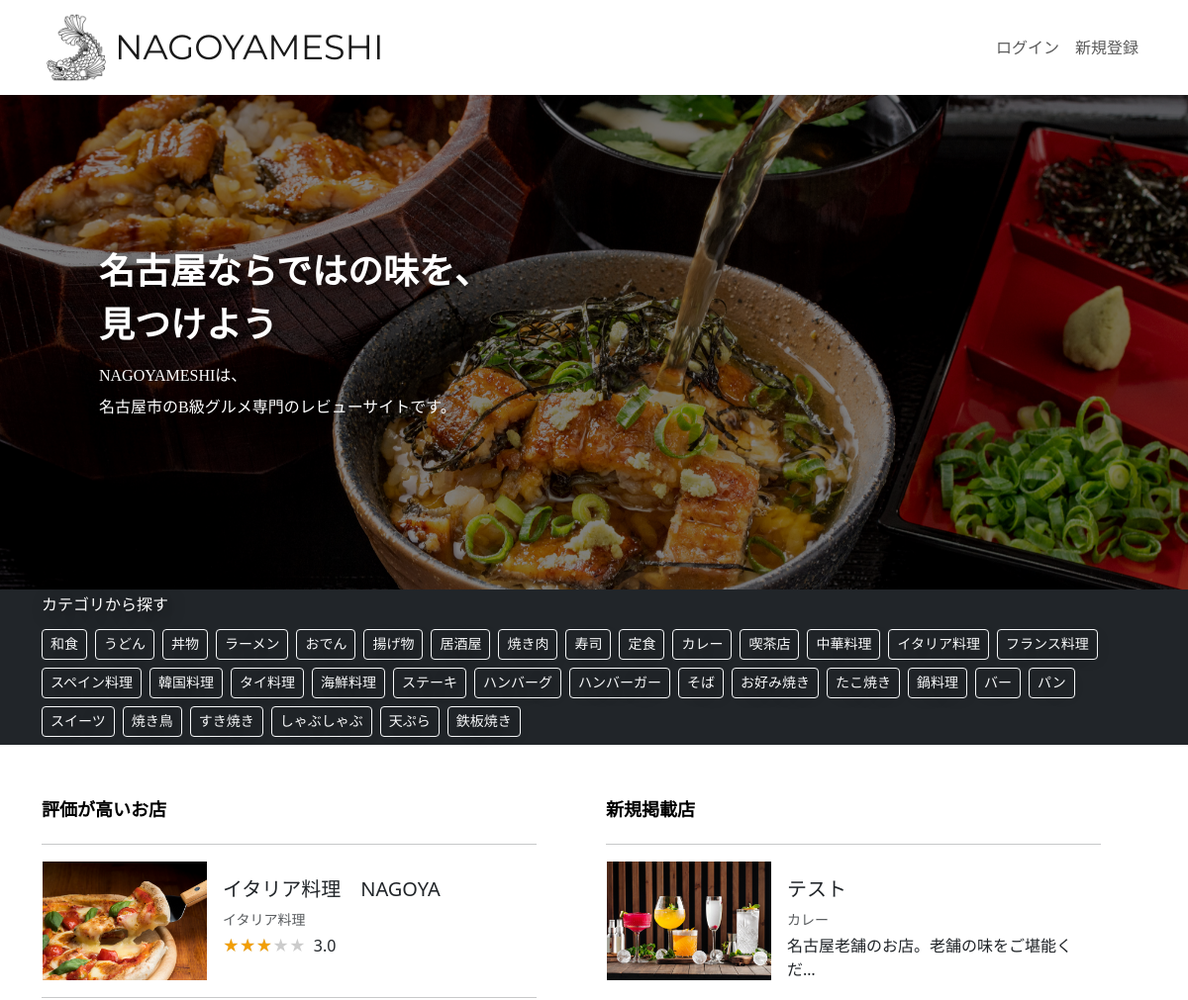
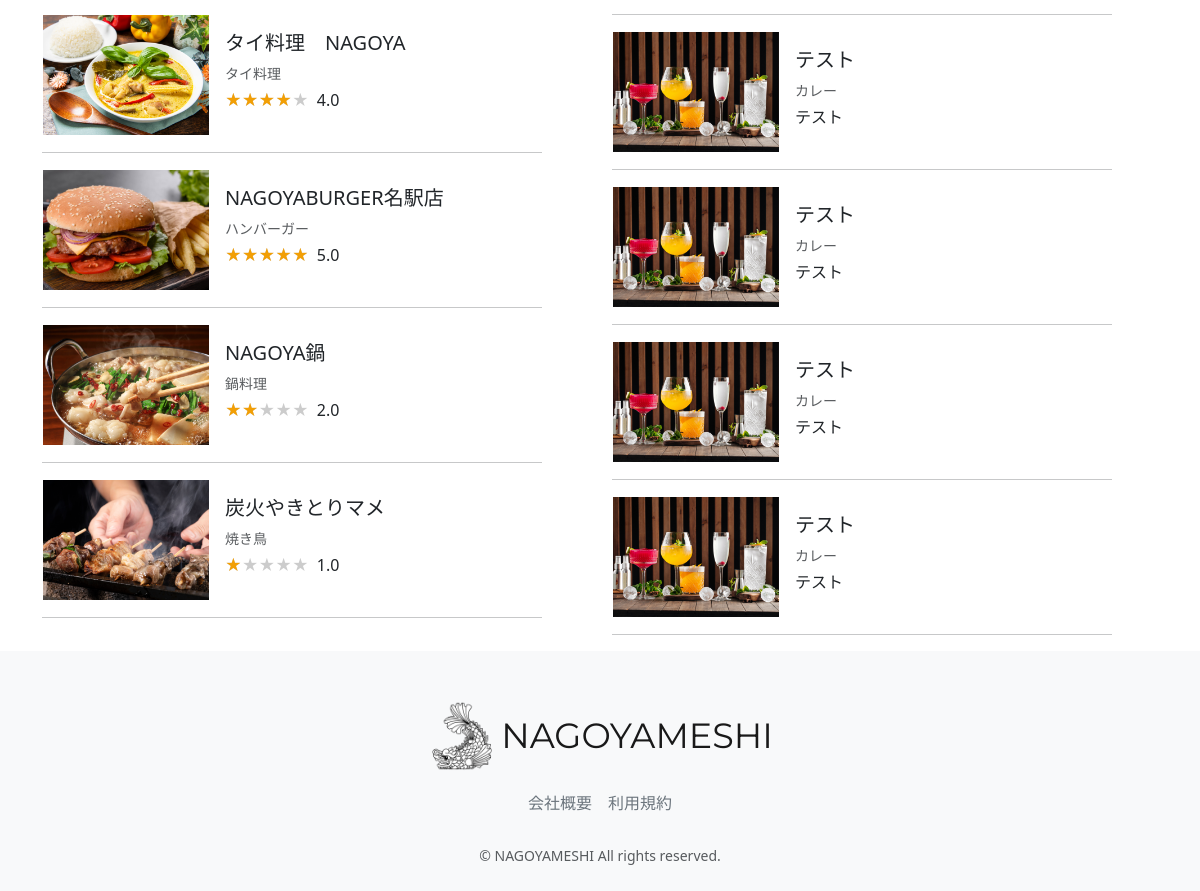
The page / on the database its author committed (2 pictures, top to bottom).
### restaurant/models.py (models this page shows, shortened)
class Category(models.Model):
    name = models.CharField(verbose_name="カテゴリー名", max_length=64)
    photo = models.ImageField(verbose_name="写真", blank=True, null=True)
    class Meta:
        verbose_name = 'カテゴリー一覧'
        verbose_name_plural = "テゴリー一覧"
    def __str__(self):
        return self.name

class Restaurant(models.Model):
    name = models.CharField(verbose_name="店舗名", max_length=64)
    description = models.CharField(verbose_name="説明", max_length=128)
    price = models.CharField(verbose_name="価格帯", max_length=32)
    zip_code = models.CharField(verbose_name="郵便番号", max_length=32)
    address = models.CharField(verbose_name="住所", max_length=128)
    business_time = models.CharField(verbose_name="営業時間", max_length=64)
    close_day_of_week = models.CharField(verbose_name="定休日", max_length=32)
    seats_number = models.CharField(verbose_name="座席数", max_length=32)
    category = models.ForeignKey(
        Category, verbose_name="カテゴリー", on_delete=models.PROTECT
    )
    rate = models.FloatField(verbose_name="レート", default=0.0)
    review_num = models.IntegerField(verbose_name="レビュー数", default=0)
    reservation_num = models.IntegerField(verbose_name="予約数", default=0)
    photo = models.ImageField(verbose_name="写真", blank=True, null=True)
    created_at = models.DateTimeField(verbose_name="作成日時", auto_now_add=True)
    updated_at = models.DateTimeField(verbose_name="更新日時", auto_now=True)
    class Meta:
        verbose_name = '店舗一覧'
        verbose_name_plural = "店舗一覧"

### restaurant/views.py (the view)
# urls.py: path("", views.TopPageView.as_view(), name="top_page"),
class TopPageView(generic.ListView):
    template_name = "top_page.html"
    model = models.Restaurant
    queryset = models.Restaurant.objects.order_by("-rate")
    context_object_name = ""
    def get_context_data(self, **kwargs):
        if "price_session" in self.request.session:
            self.request.session["price_session"] = 0
        if "keyword_session" in self.request.session:
            self.request.session["keyword_session"] = ""
        if "category_session" in self.request.session:
            self.request.session["category_session"] = ""
        if "select_sort" in self.request.session:
            self.request.session["select_sort"] = "-created_at"
        context = super(TopPageView, self).get_context_data(**kwargs)
        category_list = models.Category.objects.all()
        new_restaurant_list = models.Restaurant.objects.all().order_by("-created_at")
        average_rate_list = []
        average_rate_star_list = []
        for restaurant in context["restaurant_list"]:
            average_rate = models.Review.objects.filter(
                restaurant=restaurant
            ).aggregate(Avg("rate"))
            average_rate = (
                average_rate["rate__avg"]
                if average_rate["rate__avg"] is not None
                else 0
            )
            average_rate_list.append(round(average_rate, 2))
            if average_rate % 1 == 0:
                average_rate = int(average_rate)
            else:
                average_rate = round(average_rate * 2) / 2
            average_rate_star_list.append(average_rate)
        context.update(
            {
                "category_list": category_list,
                "new_restaurant_list": new_restaurant_list,
                "restaurant_list": zip(
                    self.queryset, average_rate_list, average_rate_star_list
                ),
            }
        )
        return context

### restaurant/templates/top_page.html (shortened to what this page needs)
{% extends 'layout/base.html' %}
{% load static %}
{% block stylesheet %}
<link rel="stylesheet" href="https://cdn.jsdelivr.net/npm/swiper@8/swiper-bundle.min.css">
{% endblock %}
{% block content %}
<main>
  <div>
    <div class="swiper">
      <div class="swiper-wrapper">
        <div class="swiper-slide"><img src="{% static 'images/main/main1.JPG' %}">
        </div>
        <div class="swiper-slide"><img src="{% static 'images/main/main3.JPG' %}">
        </div>
        <div class="d-flex align-items-center overlay-background">
          <div class="container nagoyameshi-container overlay-text">
            <h1 class="text-white catchphrase-heading">名古屋ならではの味を、<br>見つけよう</h1>
            <p class="text-white catchphrase-paragraph">NAGOYAMESHIは、<br>名古屋市のB級グルメ専門のレビューサイトです。</p>
          </div>
        </div>
      </div>
    </div>
  </div>
  <div class="bg-dark">
    <div class="container nagoyameshi-container">
      <h2 class="text-white catchphrase-paragraph">カテゴリから探す</h2>
      <div class="catchphrase-paragraph mb-5">
        {% for category in category_list %}
        {% if forloop.counter < 35 %}
        <a href="{% url 'restaurant_list' %}?category={{ category.name }}&button_type=category"  class="btn btn-outline-light btn-sm me-1 mb-2">{{ category.name }}</a>
        {% endif %}
        {% endfor %}
      </div>
    </div>
  </div>
  <div class="container nagoyameshi-container">
    <div class="row">
      <div class="col-sm-5 col-md-6">
        <div class="user-search-top-box">
          <h2 class="text-black catchphrase">評価が高いお店</h2>
          <hr width="100%">
          {% for restaurant,rate,rate_star in restaurant_list %}
          {% if forloop.counter <= 5 %}
          <a href="{% url 'restaurant_detail' restaurant.id %}" class="link-dark card-link">
            <div class="card mb-3  border-white" style="max-width: 500px;">
              <div class="row g-0">
                <div class="col-md-4">
                  {% if restaurant.photo %}
                  <img src="{{ restaurant.photo.url }}" class="vertical-card-image">
                  {% endif %}
                </div>
                <div class="col-md-8">
                  <div class="card-body">
                    <h5 class="card-title">{{ restaurant.name }}</h5>
                    <div class="text-muted small mb-1">
                      <div class="d-inline-block">
                        {{ restaurant.category }}
                      </div>
                    </div>
                    <p class="card-text">
                      <span class="star-rating me-1" data-rate="{{ rate_star }}"></span>
                      {{ rate }}
                    </p>
                  </div>
                </div>
              </div>
            </div>
          </a>
          <hr width="100%">
          {% endif %}
          {% endfor %}
        </div>
      </div>
      <div class="col-sm-5 offset-sm-2 col-md-6 offset-md-0">
        <div class="user-search-top-box">
          <h2 class="text-black catchphrase">新規掲載店</h2>
          <hr width="100%">
            {% for new_restaurant in new_restaurant_list %}
            {% if forloop.counter <= 5 %}
              <a href="{% url 'restaurant_detail' new_restaurant.id %}" class="link-dark card-link">
                <div class="card mb-3  border-white" style="max-width: 500px;">
                  <div class="row g-0">
                    <div class="col-md-4">
                      {% if new_restaurant.photo %}
                      <img src="{{ new_restaurant.photo.url }}" class="vertical-card-image">
                      {% endif %}
                    </div>
                    <div class="col-md-8">
                      <div class="card-body">
                        <h5 class="card-title">{{ new_restaurant.name }}</h5>
                        <div class="text-muted small mb-1">
                          <div class="d-inline-block">
                            {{ new_restaurant.category }}
                          </div>
                        </div>
                        <p class="card-text">{{ new_restaurant.description|truncatechars:20 }}</p>
                      </div>
                    </div>
                  </div>
                </div>
              </a>
              <hr width="100%">
              {% endif %}
            {% endfor %}
        </div>
      </div>
    </div>
  </div>
</main>
{% endblock %}

### static/css/nagoyameshi.css (style rules this page uses)
h1 { font-size: 1.5rem; }
h2 { font-size: 1.375rem; }
.user-search-top-box { max-width: 500px; }
a { text-decoration: none !important; }
.vertical-card-image { width: 100%; height: 120px; object-fit: cover; }
.swiper { width: 100%; height: 500px; }
.swiper img { width: 100%; height: 500px; object-fit: cover; }
.overlay-background { position: absolute; width: 100%; height: 100%; background-color: rgba(0, 0, 0, 0.5); z-index: 10; }
.overlay-text { padding: 0 70px; }
.catchphrase-heading { font-size: 36px; line-height: 1.5; font-family: 'Noto Serif JP', serif; font-weight: 600; text-shadow: 0.25rem 0.25rem 1rem rgb(0 0 0 / 60%); }
.catchphrase-paragraph { font-size: 16px; line-height: 2; font-family: 'Noto Serif JP', serif; font-weight: 400; text-shadow: 0.25rem 0.25rem 1rem rgb(0 0 0 / 60%); }
.catchphrase { font-size: 18px; line-height: 2; font-family: 'Noto Serif JP', serif; font-weight: bold; }
.card-link { transition: 0.3s; }
.star-rating { position: relative; z-index: 0; display: inline-block; white-space: nowrap; color: #CCCCCC; }
.star-rating:before, .star-rating:after { content: '★★★★★'; }
.star-rating:after { position: absolute; z-index: 1; top: 0; left: 0; overflow: hidden; white-space: nowrap; color: #F29F05; }
.star-rating[data-rate="5"]:after { width: 100%; }
.star-rating[data-rate="4"]:after { width: 80%; }
.star-rating[data-rate="3"]:after { width: 60%; }
.star-rating[data-rate="2"]:after { width: 40%; }
.star-rating[data-rate="1"]:after { width: 20%; }

### rows shown on the page
Category: name "和食"
Category: name "うどん"
Category: name "丼物"
Category: name "ラーメン"
Category: name "おでん"
Category: name "揚げ物"
Category: name "居酒屋"
Category: name "焼き肉"
Category: name "寿司"
Category: name "定食"
Category: name "カレー"
Category: name "喫茶店"
Category: name "中華料理"
Category: name "イタリア料理"
Category: name "フランス料理"
Category: name "スペイン料理"
Category: name "韓国料理"
Category: name "タイ料理"
Category: name "海鮮料理"
Category: name "ステーキ"
Category: name "ハンバーグ"
Category: name "ハンバーガー"
Category: name "そば"
Category: name "お好み焼き"
Category: name "たこ焼き"
Category: name "鍋料理"
Category: name "バー"
Category: name "パン"
Category: name "スイーツ"
Category: name "焼き鳥"
Category: name "すき焼き"
Category: name "しゃぶしゃぶ"
Category: name "天ぷら"
Category: name "鉄板焼き"
Restaurant: photo (picture), name "イタリア料理 NAGOYA", category "イタリア料理", rate "3.0"
Restaurant: photo (picture), name "タイ料理 NAGOYA", category "タイ料理", rate "4.0"
Restaurant: photo (picture), name "NAGOYABURGER名駅店", category "ハンバーガー", rate "5.0"
Restaurant: photo (picture), name "NAGOYA鍋", category "鍋料理", rate "2.0"
Restaurant: photo (picture), name "炭火やきとりマメ", category "焼き鳥", rate "1.0"
Restaurant: photo (picture), name "テスト", category "カレー", description "名古屋老舗のお店。老舗の味をご堪能くだ…"
Restaurant: photo (picture), name "テスト", category "カレー", description "テスト"
Restaurant: photo (picture), name "テスト", category "カレー", description "テスト"
Restaurant: photo (picture), name "テスト", category "カレー", description "テスト"
Restaurant: photo (picture), name "テスト", category "カレー", description "テスト"
